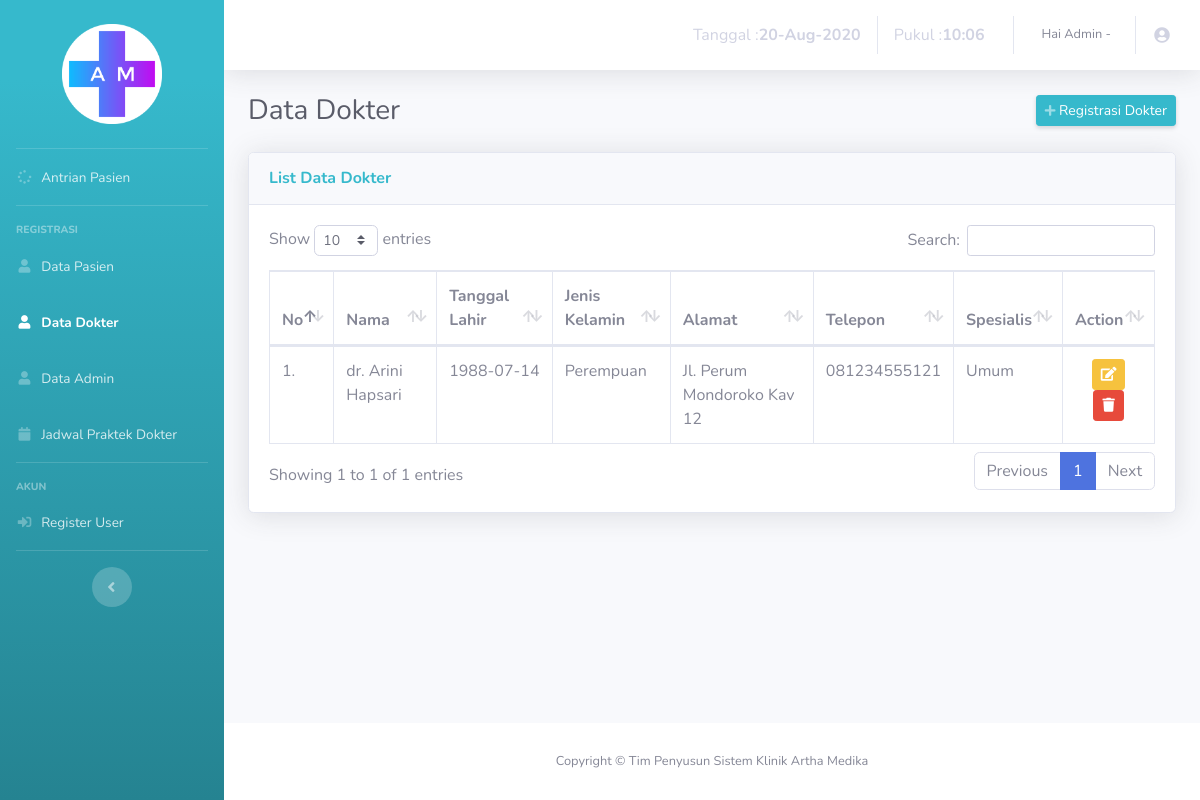
Page /admin/datadokter.php on the earlier database version.
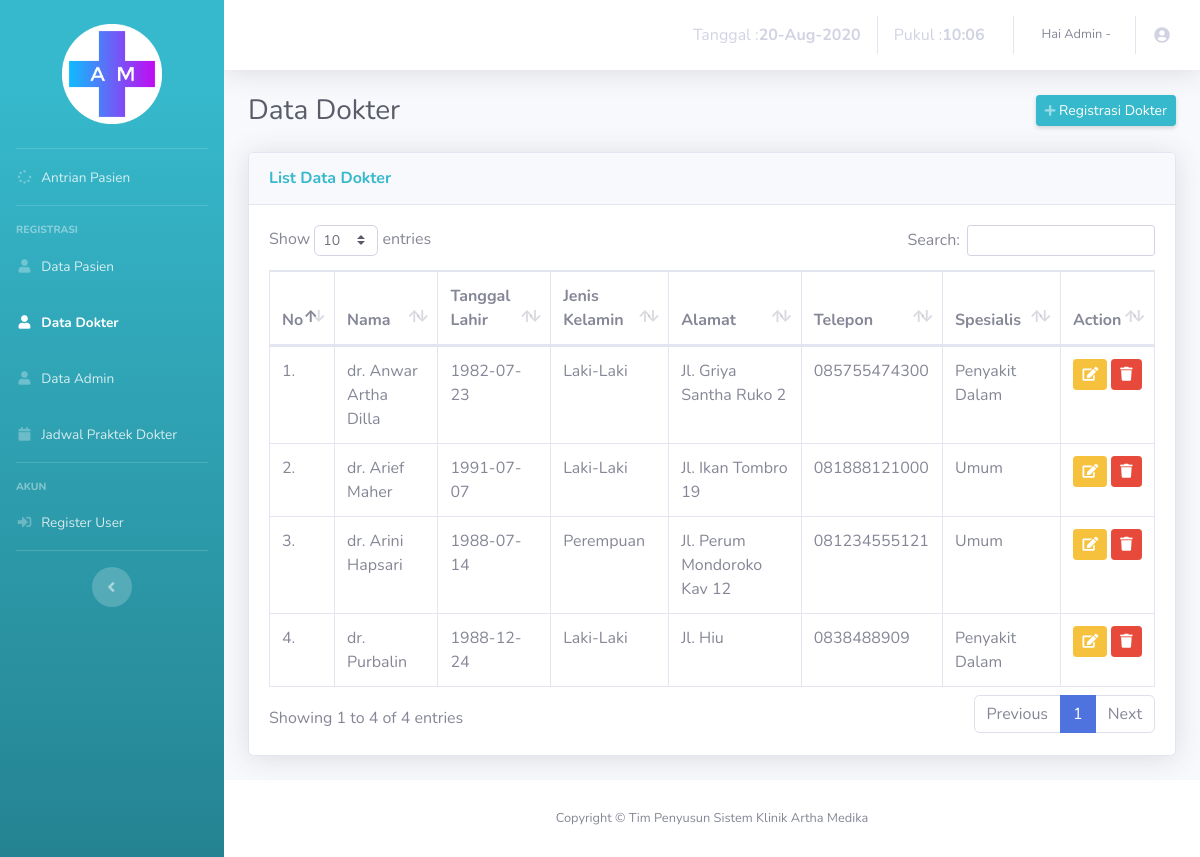
Same page on the later database version.
### tables this page shows
CREATE TABLE IF NOT EXISTS `dokter` (
`id_dokter` int(1) NOT NULL,
  `nama` varchar(30) NOT NULL,
  `tgl_lahir` date NOT NULL,
  `jk` varchar(10) NOT NULL,
  `alamat` varchar(50) NOT NULL,
  `tlp` varchar(14) NOT NULL,
  `spesialis` varchar(17) NOT NULL
);

### admin/datadokter.php (the view, shortened to what the changed rows need)
<!DOCTYPE html>
<html lang="en">
<head>
  <link href="vendor/fontawesome-free/css/all.min.css" rel="stylesheet" type="text/css">
  <link href="css/sb-admin-2.min.css" rel="stylesheet">
  <link href="vendor/datatables/dataTables.bootstrap4.min.css" rel="stylesheet">
</head>
<body id="page-top">
  <div id="wrapper">
                <div id="content-wrapper" class="d-flex flex-column">
                  <div id="content">
                  <div class="container-fluid">
                    <div class="d-sm-flex align-items-center justify-content-between mb-4">
                      <h1 class="h3 mb-0 text-gray-800">Data Dokter</h1>
                    </div>
                    <div class="card shadow mb-4">
                      <div class="card-body">
                        <div class="table-responsive">
                          <table class="table table-bordered" id="dataTable" width="100%" cellspacing="0">
                            <thead>
                              <tr>
                                <th>No</th>
                                <th>Nama</th>
                                <th>Tanggal Lahir</th>
                                <th>Jenis Kelamin</th>
                                <th>Alamat</th>
                                <th>Telepon</th>
                                <th>Spesialis</th>
                                <th>Action</th>
                              </tr>
                            </thead>
                            <tbody>
                              <?php
                              include '../process/conSQL.php';
                              $no = 1;
                              $query = "SELECT * FROM dokter ORDER BY nama asc";
                              $res = mysqli_query($con, $query);
                              if(mysqli_num_rows($res) == 0){
                                echo '<tr><td colspan="10">Tidak ada data!</td></tr>';
                              }else{
                               while($data = mysqli_fetch_assoc($res)){
                                echo "<tr>";
                                echo "<td>".$no++.".</td>";
                                echo "<td>".$data['nama']."</td>";
                                echo "<td>".$data['tgl_lahir']."</td>";
                                echo "<td>".$data['jk']."</td>";
                                echo "<td>".$data['alamat']."</td>";
                                echo "<td>".$data['tlp']."</td>";
                                echo '<td>'.$data['spesialis'].'</td>';
                                echo "<td class='td-actions text-center'>";
                                echo "<a class='btn btn-warning btn-sm' rel='tooltip' href='edit-dokter.php?id_dokter=".$data["id_dokter"]."'><i class='fas fa-edit'></i></a>";
                                echo "<a class='btn btn-danger btn-sm' rel='tooltip' href='hapus-dokter.php?id_dokter=".$data["id_dokter"]."'><i class='fas fa-trash'></i></a>";
                                echo "</td>";
                                echo '</tr>';
                              }
                            }
                            ?>
                            </tbody>
                          </table>
                        </div>
                      </div>
                    </div>
                  </div>
                </div>
              </div>
            </div>
          </body>
          </html>

Differences in the rows shown:
added dokter: nama "dr. Anwar Artha Dilla", tgl_lahir "1982-07-23", jk "Laki-Laki", alamat "Jl. Griya Santha Ruko 2", tlp "085755474300", spesialis "Penyakit Dalam"
added dokter: nama "dr. Arief Maher", tgl_lahir "1991-07-07", jk "Laki-Laki", alamat "Jl. Ikan Tombro 19", tlp "081888121000", spesialis "Umum"
added dokter: nama "dr. Purbalin", tgl_lahir "1988-12-24", jk "Laki-Laki", alamat "Jl. Hiu", tlp "0838488909", spesialis "Penyakit Dalam"
Other differences:
text written by a page script: "Show entries Search: Showing 1 to 1 of 1 entries Previous 1 Next" → "Show entries Search: Showing 1 to 4 of 4 entries Previous 1 Next"
